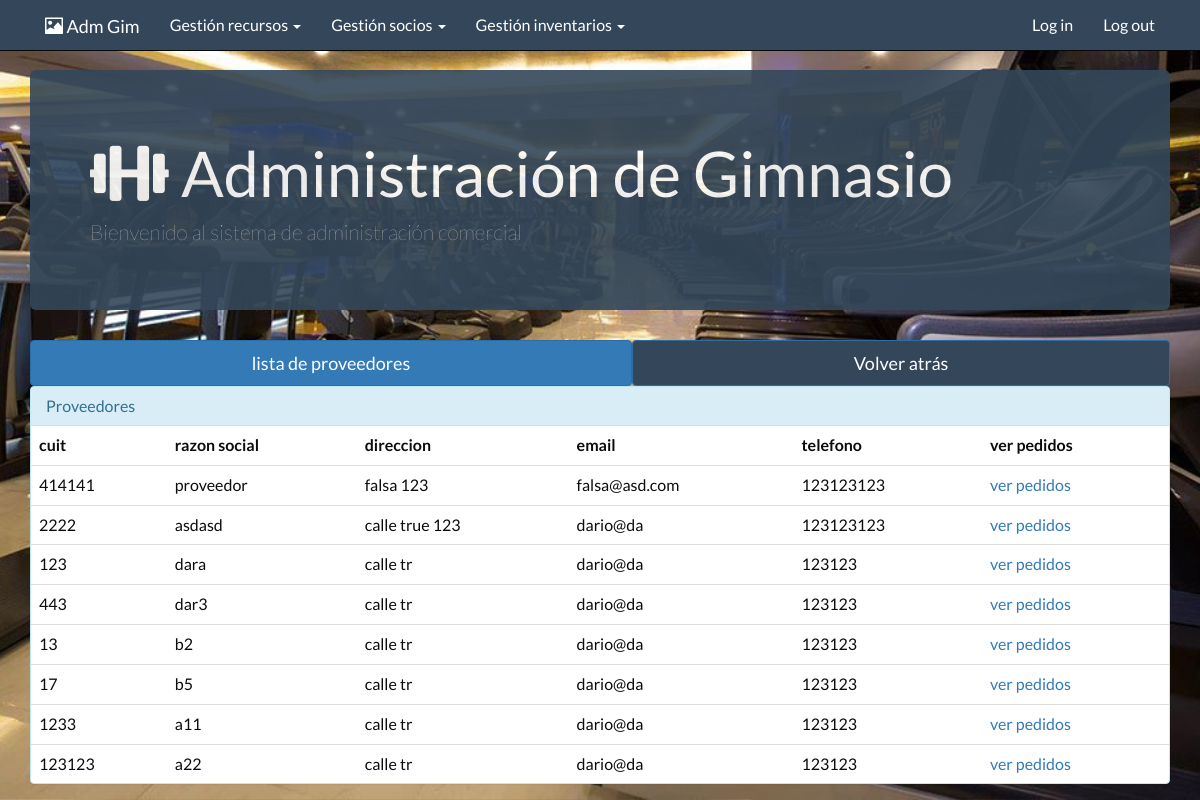
The app's page /controllers/verproveedores.php (signed in) with its own data.
### tables this page shows
CREATE TABLE IF NOT EXISTS `proveedores` (
  `cuit` varchar(11) NOT NULL,
  `razon_social` varchar(40) NOT NULL,
  `persona_de_contacto` varchar(40) NOT NULL,
  `direccion` varchar(40) NOT NULL,
  `email` varchar(30) NOT NULL,
  `telefono` varchar(20) NOT NULL,
  PRIMARY KEY (`cuit`)
);

### fw/View.php (called while the page is built)
<?php
abstract class View{
	public function render(){
		include '../html/'.get_class($this).'.php';
	}
}

### controllers/verproveedores.php (called while the page is built, shortened)
<?php
require '../views/ListaProveedores.php';
$e=new Proveedores;
$todos=$e->getTodos();
$v=new ListaProveedores;
$v->proveedores=$todos;
$v->render();
 ?>

### fw/Database.php (called while the page is built, shortened)
<?php
class Database{
	private $res;
	private $cn=false;
	private static $instance=false;
	public static function getInstance(){
		if(!self::$instance) self::$instance= new database;
		return self::$instance;
	}
	private function connect(){
		$this->cn=mysqli_connect("localhost","root","","proyecto");
	}
	public function query($q){
		$this->res=mysqli_query($this->cn,$q);
	}
	public function fetch(){
		return mysqli_fetch_assoc($this->res);
	}
	public function fetchAll(){
		$aux=array();
		while($fila=$this->fetch()) $aux[]=$fila;
		return $aux;
	}
}
 ?>

### fw/Model.php (called while the page is built, shortened)
<?php
abstract class Model{
	public function __construct(){
		$this->db=Database::getInstance();
	}
}

### models/Proveedores.php (called while the page is built, shortened)
<?php
class Proveedores extends Model{
	public function getTodos(){
		$this->db->query("select * from proveedores");
		return $this->db->fetchAll();
	}
}
?>

### html/ListaProveedores.php (the view)
<?php
require '../html/partials/header.php';
?>
<div class="container">
<ul class="nav nav-pills  nav-justified">
  <li role="presentation" class="active"><a class="btn btn-primary btn-lg color" href="../controllers/verproveedores.php">lista de proveedores</a></li>
  <li role="presentation"><a class="btn btn-primary btn-lg color" href="javascript:history.go(-1)">Volver atrás</a></li>
</ul>
    <div class="panel panel-info">
    <div class="panel-heading">
        <h3 class="panel-title">Proveedores</h3>
    </div>
	<table class="table">
        <tr><th>cuit</th>
            <th>razon social</th>
            <th>direccion</th>
            <th>email</th>
            <th>telefono</th>
            <th>ver pedidos</th>
        </tr>
		<?php
			foreach ($this->proveedores as $e) { ?>
				<tr>
                    <td><?= $e['cuit']?></td>
                    <td><?= $e['razon_social']?></td>
                    <td><?= $e['direccion']?></td>
                    <td><?= $e['email']?></td>
					<td><?= $e['telefono']?></td>
					<td><a href="verpedidosdeprov.php?busqueda=<?= $e['cuit']?>">ver pedidos</a></td>
				</tr>
		 <?php } ?>
	</table>
    </div>
</div>
<?php
require '../html/partials/footer.php';
?>

### css/estilo.css (style rules this page uses)
html { height:100%; }
body { font-size: 16px; padding-top: 70px; font-family: Lato; background: url(proyecto.jpg); background-size: cover; background-position: center; color:rgb(12, 12, 12); }
.color { background-color: #34475a; color: rgb(253, 253, 253); }

### records on screen
proveedores: cuit "414141", razon_social "proveedor", direccion "falsa 123", email "falsa@asd.com", telefono "123123123"
proveedores: cuit "2222", razon_social "asdasd", direccion "calle true 123", email "dario@da", telefono "123123123"
proveedores: cuit "123", razon_social "dara", direccion "calle tr", email "dario@da", telefono "123123"
proveedores: cuit "443", razon_social "dar3", direccion "calle tr", email "dario@da", telefono "123123"
proveedores: cuit "13", razon_social "b2", direccion "calle tr", email "dario@da", telefono "123123"
proveedores: cuit "17", razon_social "b5", direccion "calle tr", email "dario@da", telefono "123123"
proveedores: cuit "1233", razon_social "a11", direccion "calle tr", email "dario@da", telefono "123123"
proveedores: cuit "123123", razon_social "a22", direccion "calle tr", email "dario@da", telefono "123123"
